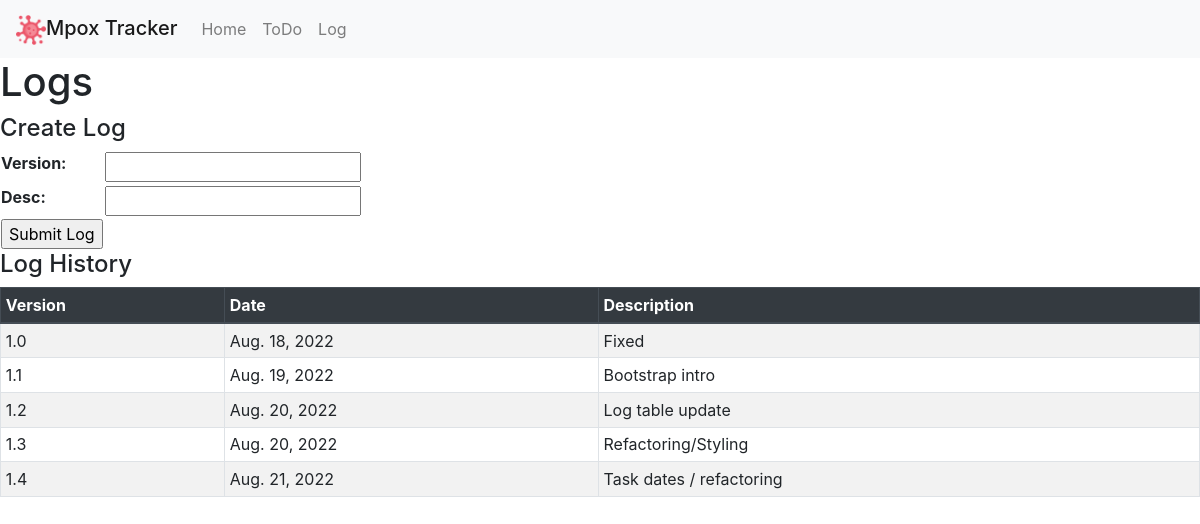
Page /log on the earlier database version.
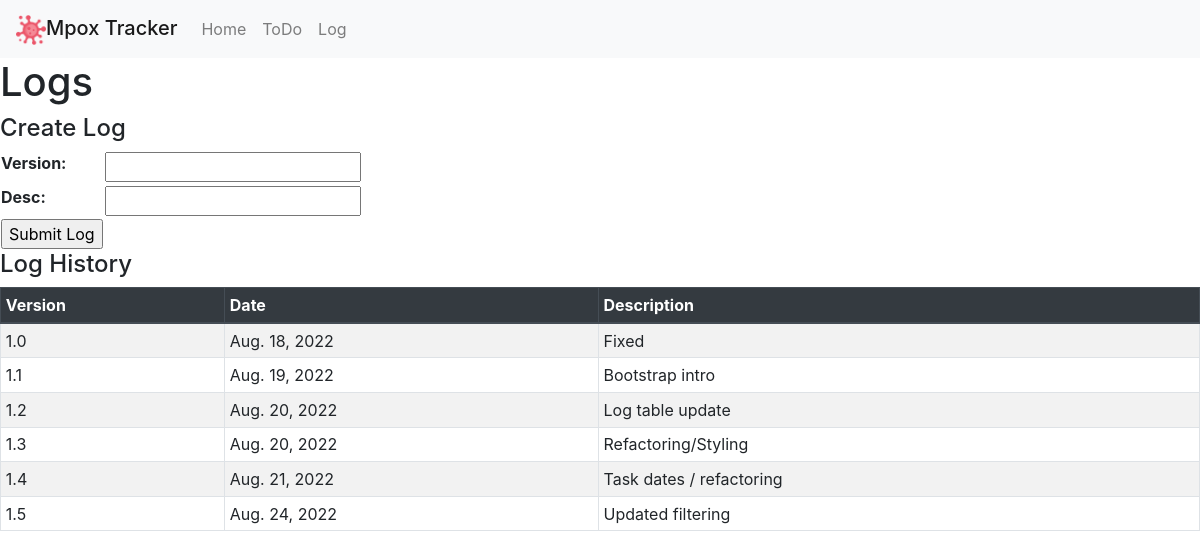
Same page on the later database version.
### app/models.py (models this page shows, shortened)
class LogEntry(models.Model):
    version = models.FloatField(null=True, blank=True)
    date = models.DateField(auto_now=True)
    desc = models.CharField(blank=False, max_length=100)

### app/views.py (the view)
# urls.py: path('log', views.log, name='log'),
def log(request):
    if request.method == 'GET':
        logs = LogEntry.objects.all()
        form = LogEntryForm()
        context = {
            "logs": logs,
            "form": form
        }
        return render(request, 'app/log.html', context)
    else:
        form = LogEntryForm(request.POST)
        if form.is_valid():
            entry = form.save()
            return redirect("log")

### app/forms.py
class LogEntryForm(ModelForm):
    class Meta:
        model = LogEntry
        exclude = []

### app/templates/app/log.html (shortened to what this page needs)
{% extends "app/layout.html" %}
{% block body %}
<h1>Logs</h1>
<h4>Create Log</h4>
<form class="createLog" action="{% url 'log' %}" method="post">
    <table>
        {{ form.as_table }}
        <td>
            <input type="submit" value="Submit Log">
        </td>
    </table>
</form>
<h4>Log History</h4>
<table class="table table-striped table-bordered table-hover table-sm">
    <thead class="thead-dark">
        <tr>
            <th>Version</th>
            <th>Date</th>
            <th>Description</th>
        </tr>
    </thead>
    <tbody>
        {% for log in logs %}
        <tr>
            <td>{{ log.version }}</td>
            <td>{{ log.date }}</td>
            <td>{{ log.desc }}</td>
        </tr>
        {% endfor %}
    </tbody>
</table>
{% endblock %}

Differences in the rows shown:
added LogEntry: version "1.5", date "Aug. 24, 2022", desc "Updated filtering"
